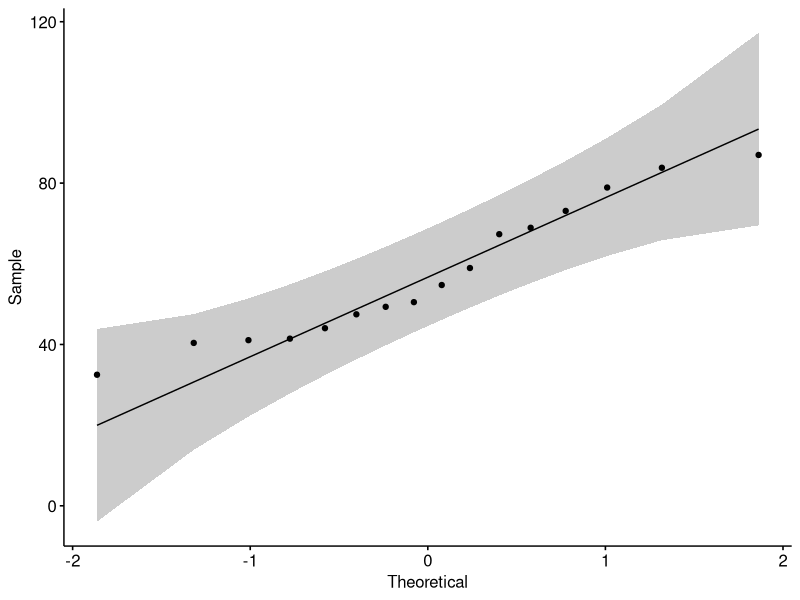
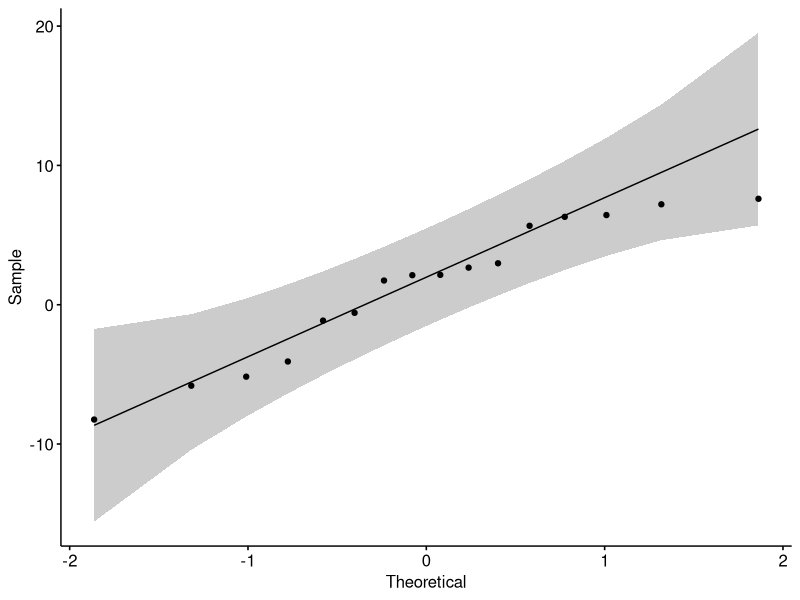
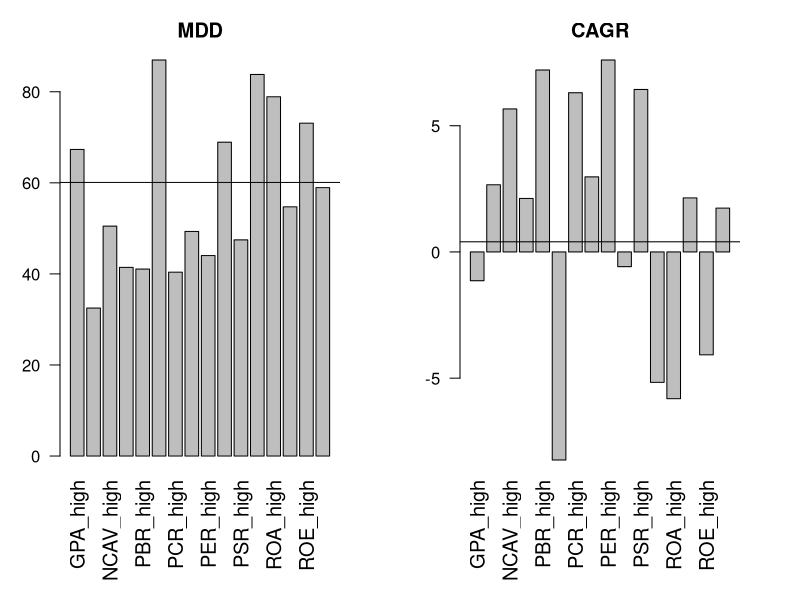
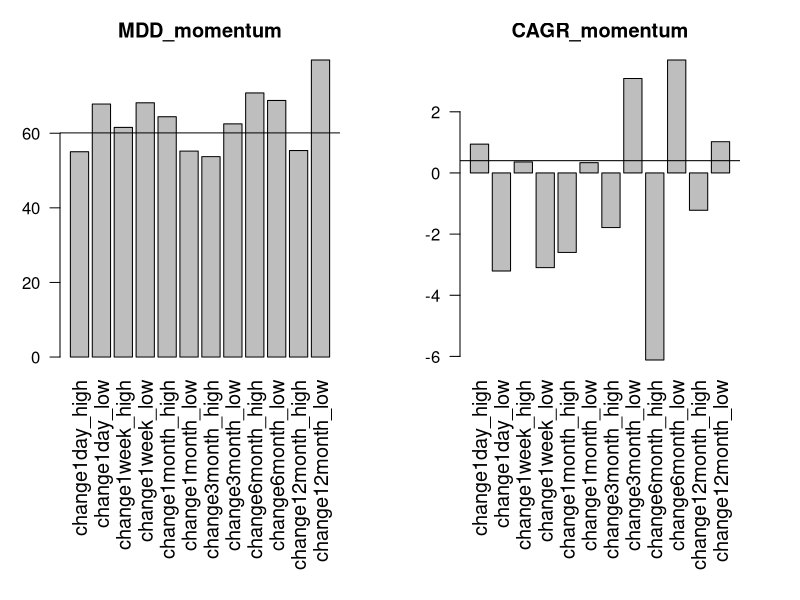

These charts were generated, in order, by the following R code:
MDD = c(67.33591, 32.49395, 50.4908, 41.43901, 41.06391, 86.97811, 40.38215, 49.32981, 44.02828, 68.92817, 47.47282, 83.80299, 78.90124, 54.73346, 73.10517, 58.94821)
CAGR = c(-1.140291, 2.661236, 5.665209, 2.119321, 7.206949, -8.242282, 6.307863, 2.9737, 7.603784, -0.5825986, 6.435875, -5.166342, -5.814086, 2.141132, -4.076315, 1.736591)
names = c('GPA_high', 'GPA_low', 'NCAV_high', 'NCAV_low', 'PBR_high', 'PBR_low', 'PCR_high', 'PCR_low', 'PER_high', 'PER_low', 'PSR_high', 'PSR_low', 'ROA_high', 'ROA_low', 'ROE_high', 'ROE_low')
MDD_momentum = c(55.0414, 67.82843, 61.56924, 68.1634, 64.42444, 55.21326, 53.72856, 62.51464, 70.81285, 68.78908, 55.36668, 79.6367)
CAGR_momentum = c(0.9416821, -3.206969, 0.3603726, -3.097071, -2.599774, 0.3360008, -1.786416, 3.088647, -6.117532, 3.693868, -1.220907, 1.021968)
names_momentum = c('change1day_high', 'change1day_low', 'change1week_high', 'change1week_low', 'change1month_high', 'change1month_low', 'change3month_high', 'change3month_low', 'change6month_high', 'change6month_low', 'change12month_high', 'change12month_low')

MDD_total = c(MDD, MDD_momentum)
CAGR_total = c(CAGR, CAGR_momentum)

# import library
library(ggpubr)


length(MDD)
length(names)

# 정규분포인지 검사
ggqqplot(MDD)
shapiro.test(MDD)

ggqqplot(CAGR)
shapiro.test(CAGR)

# momentum 전까지 plot
par(mfrow=c(1, 2), mar=c(7,3,3,3))


barplot(MDD, names=names, las=2, cex.names=1.2)
abline(h=mean(MDD_total))
title("MDD")
barplot(CAGR, names=names, las=2, cex.names=1.2)
abline(h=mean(CAGR_total))
title("CAGR")



#  plot
par(mfrow=c(1, 2), mar=c(12,3,3,3))


barplot(MDD_momentum, names=names_momentum, las=2, cex.names=1.2)
abline(h=mean(MDD_total))
title("MDD_momentum")
barplot(CAGR_momentum, names=names_momentum, las=2, cex.names=1.2)
abline(h=mean(CAGR_total))
title("CAGR_momentum")




